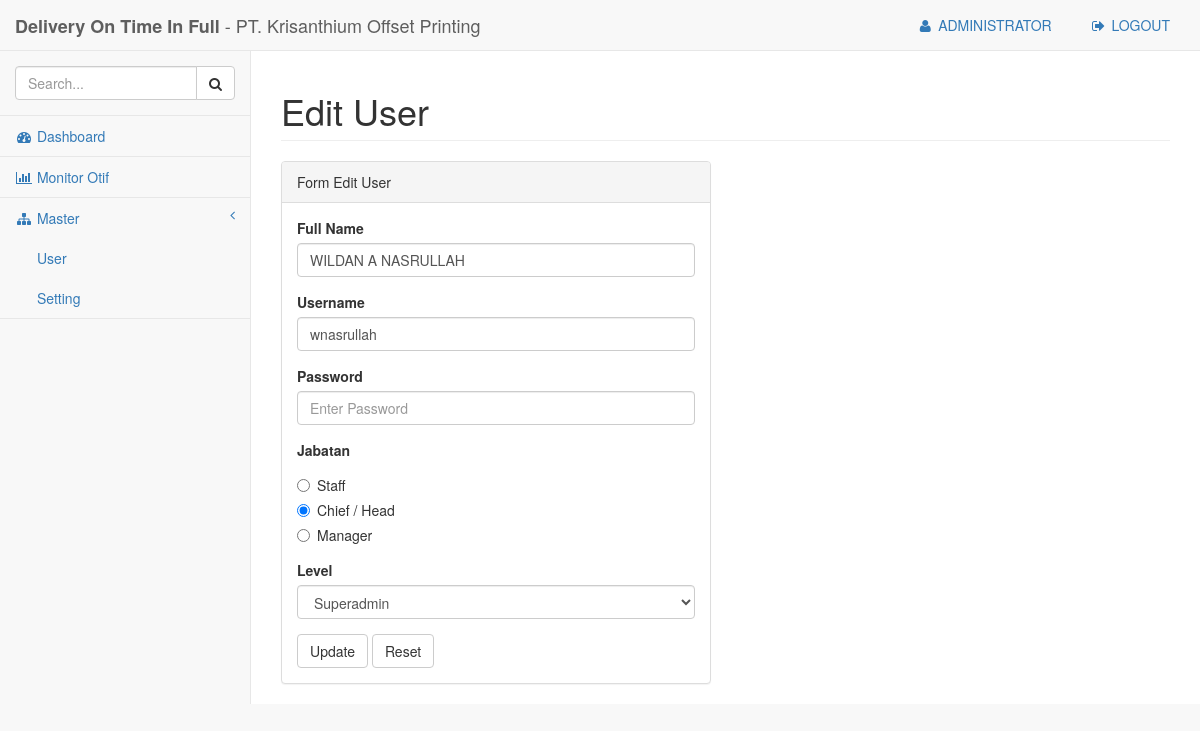
Screenshot of /pages/otif.php?p=formuser&act=edituser&id=8 (signed in) with the database file from the repository.
### tables this page shows
CREATE TABLE `masteruser` (
  `iduser` int(10) unsigned NOT NULL AUTO_INCREMENT,
  `fullname` varchar(45) DEFAULT NULL,
  `username` varchar(45) DEFAULT NULL,
  `password` varchar(45) DEFAULT NULL,
  `jabatan` varchar(45) DEFAULT NULL,
  `level` varchar(45) DEFAULT NULL,
  PRIMARY KEY (`iduser`)
);

### pages/modul/formuser.php (the view, shortened to what this page needs)
<?php
include('../config/koneksi.php');
?>
            <div class='row'>
                <div class='col-lg-12'>
                    <h1 class='page-header'>
                         <?php
                        if($_GET[act]=='edituser'){
                            echo "Edit User";
                        }else{
                            echo "Tambah User";
                        }
                        ?>
                    </h1>
                </div>
            </div>
            <div class='row'>
                <div class='col-lg-6'>
                    <div class='panel panel-default'>
                        <div class='panel-heading'>
                        <?php
                        if($_GET[act]=='edituser'){
                            echo "Form Edit User";
                        }else{
                            echo "Form Tambah User";
                        }
                        ?>
                        </div>
                        <div class='panel-body'>
                            <div class='row'>
                                <div class='col-lg-12'>
                                    <?php
                                    if($_GET[act]=='edituser'){
                                        $r = mysqli_query($conn, "SELECT *from masteruser where iduser='$_GET[id]'");
                                        $data = mysqli_fetch_array($r);
                                        echo"
                                        <form role='form' method='post' action='modul/aksimaster.php?act=edituser'>
                                        <input type='hidden' name='id' value='$data[iduser]'>
                                            <div class='form-group'>
                                                <label>Full Name</label>
                                                <input type='text' class='form-control' placeholder='Enter Full Name' name='fullname' value='$data[fullname]'>
                                            </div>
                                            <div class='form-group'>
                                                <label>Username</label>
                                                <input type='text' class='form-control' placeholder='Enter Username' name='username'  value='$data[username]'>
                                            </div>
                                            <div class='form-group'>
                                                <label>Password</label>
                                                <input type='password' class='form-control' placeholder='Enter Password' name='password'  value='$data[password]'>
                                            </div>
                                            <div class='form-group'>
                                                <label>Jabatan</label>";
                                                if($data[jabatan]=='Staff'){
                                                    echo "
                                                    <div class='radio'>
                                                    <label>
                                                        <input type='radio' name='jabatan' id='jabatan' value='Staff' checked>Staff
                                                    </label>
                                                    </div>
                                                    <div class='radio'>
                                                        <label>
                                                            <input type='radio' name='jabatan' id='jabatan' value='Chief / Head'>Chief / Head
                                                        </label>
                                                    </div>
                                                    <div class='radio'>
                                                        <label>
                                                            <input type='radio' name='jabatan' id='jabatan' value='Manager'>Manager
                                                        </label>
                                                    </div>";
                                                }
                                                else if($data[jabatan]=='Chief / Head'){
                                                    echo "
                                                    <div class='radio'>
                                                    <label>
                                                        <input type='radio' name='jabatan' id='jabatan' value='Staff'>Staff
                                                    </label>
                                                    </div>
                                                    <div class='radio'>
                                                        <label>
                                                            <input type='radio' name='jabatan' id='jabatan' value='Chief / Head' checked>Chief / Head
                                                        </label>
                                                    </div>
                                                    <div class='radio'>
                                                        <label>
                                                            <input type='radio' name='jabatan' id='jabatan' value='Manager'>Manager
                                                        </label>
                                                    </div>";
                                                }
                                            echo"
                                            </div>
                                            <div class='form-group'>
                                                <label>Level</label>
                                                <select class='form-control' name='level'>
                                                    <option>--- Pilih Level ----</option>";
                                                    if($data[level]=='Superadmin'){
                                                        echo "
                                                        <option value='Superadmin' selected>Superadmin</option>
                                                        <option value='Admin'>Admin</option>
                                                        <option value='User'>User</option>
                                                        ";
                                                    }else if($data[level]=='Admin'){
                                                        echo "
                                                        <option value='Superadmin'>Superadmin</option>
                                                        <option value='Admin' selected>Admin</option>
                                                        <option value='User'>User</option>
                                                        ";
                                                    }else if($data[level]=='User'){
                                                        echo "
                                                        <option value='Superadmin'>Superadmin</option>
                                                        <option value='Admin'>Admin</option>
                                                        <option value='User' selected>User</option>
                                                        ";
                                                    }else{
                                                        echo "
                                                        <option value='Superadmin'>Superadmin</option>
                                                        <option value='Admin'>Admin</option>
                                                        <option value='User'>User</option>
                                                        ";
                                                    }
                                            echo"
                                                </select>
                                            </div>
                                            <button type='submit' class='btn btn-default'>Update</button>
                                            <button type='reset' class='btn btn-default'>Reset</button>
                                        </form>";
                                    }
                                    ?>
                                </div>
                                </div>
                            </div>
                        </div>
                    </div>
                </div>
            </div>

### pages/otif.php (shortened to what this page needs)
<?php
include('../config/koneksi.php');
    ?><script language='javascript'>alert('You are not logged in. Please login first!');
<!DOCTYPE html>
<html lang="en">
<head>
    <link href="../bower_components/bootstrap/dist/css/bootstrap.min.css" rel="stylesheet">
    <link href="../bower_components/metisMenu/dist/metisMenu.min.css" rel="stylesheet">
    <link href='../bower_components/datatables-plugins/integration/bootstrap/3/dataTables.bootstrap.css' rel='stylesheet'>
    <link href='../bower_components/datatables-responsive/css/dataTables.responsive.css' rel='stylesheet'>
    <link href="../dist/css/sb-admin-2.css" rel="stylesheet">
    <link href="../bower_components/font-awesome/css/font-awesome.min.css" rel="stylesheet" type="text/css">
</head>
<body>
    <div id="wrapper">
        <nav class="navbar navbar-default navbar-static-top" role="navigation" style="margin-bottom: 0">
            <div class="navbar-header">
                <a class="navbar-brand" href="index.html"><b>Delivery On Time In Full</b> - PT. Krisanthium Offset Printing</a>
            </div>
            <ul class="nav navbar-top-links navbar-right">
                        <?php
                        $u = mysqli_fetch_array(mysqli_query($conn, "SELECT *FROM masteruser where username='$_SESSION[username]'"));?>
                   <li><a href="?p=profile"><i class="fa fa-user fa-fw"></i> <?php echo $u[fullname]; ?></a>
                    </li>
                    <li><a href="logout.php" onclick="return confirm('Are you sure to logout?');"><i class="fa fa-sign-out fa-fw"></i> LOGOUT</a>
                     </li>
                    </ul>
            <div class="navbar-default sidebar" role="navigation">
                <div class="sidebar-nav navbar-collapse">
                    <ul class="nav" id="side-menu">
                        <li class="sidebar-search">
                            <div class="input-group custom-search-form">
                                <input type="text" class="form-control" placeholder="Search...">
                                <span class="input-group-btn">
                                <button class="btn btn-default" type="button">
                                    <i class="fa fa-search"></i>
                                </button>
                            </span>
                            </div>
                        </li>
                        <li>
                            <a href="?p=dashboard"><i class="fa fa-dashboard fa-fw"></i> Dashboard</a>
                        </li>
                       <li>
                            <a href="?p=monitor-otif"><i class="fa fa-bar-chart-o fa-fw"></i> Monitor Otif</a>
                        </li>
                        <?php
                        if($_SESSION[level]=='Superadmin'){
                        ?>
                        <li>
                            <a href=""><i class="fa fa-sitemap fa-fw"></i> Master<span class="fa arrow"></span></a>
                            <ul class="nav nav-second-level">
                                <li>
                                    <a href="?p=masteruser">User</a>
                                </li>
                                <li>
                                    <a href="?p=mastersetting">Setting</a>
                                </li>
                            </ul>
                        </li>
                        <?php
                         }
                        ?>
                    </ul>
                </div>
            </div>
        </nav>
        <div id="page-wrapper">
            <?php
                include('content.php');
            ?>
        </div>
</body>
</html>

### rows the page displays
masteruser: fullname "ADMINISTRATOR"
masteruser: fullname "WILDAN A NASRULLAH", username "wnasrullah", level "Superadmin"
